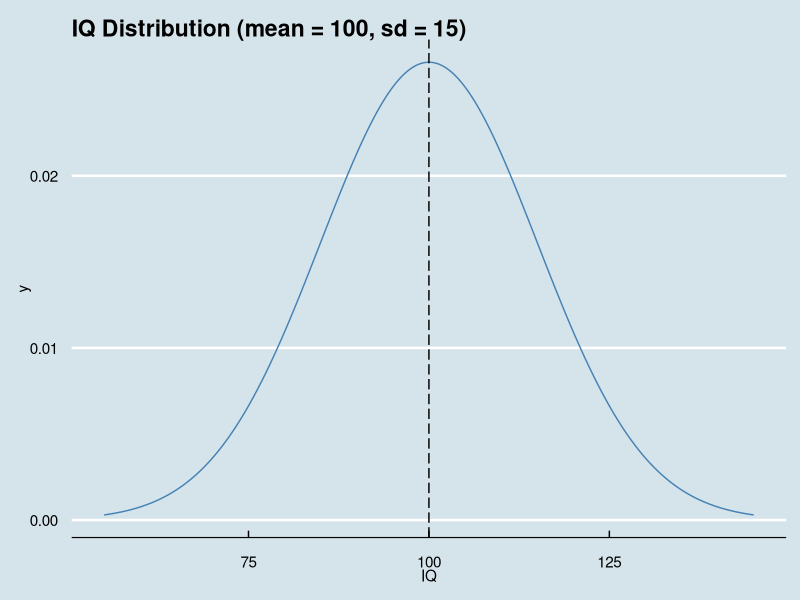
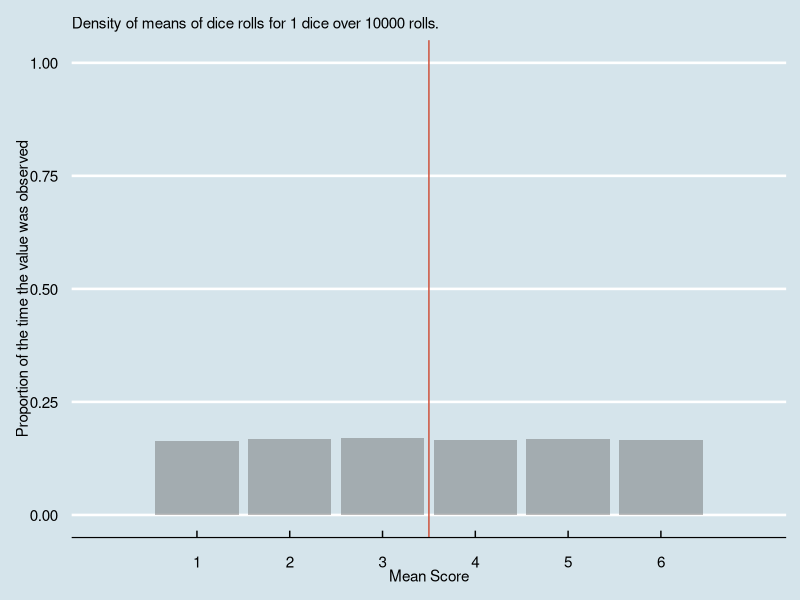
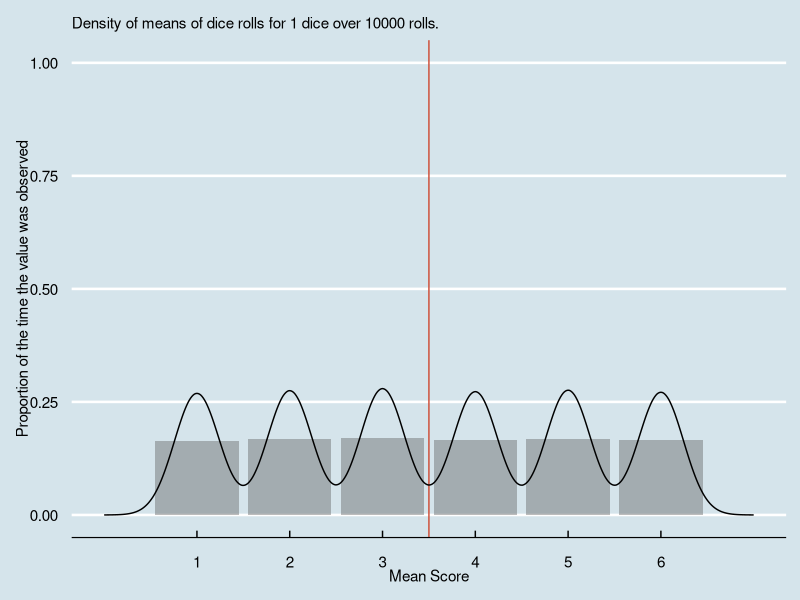
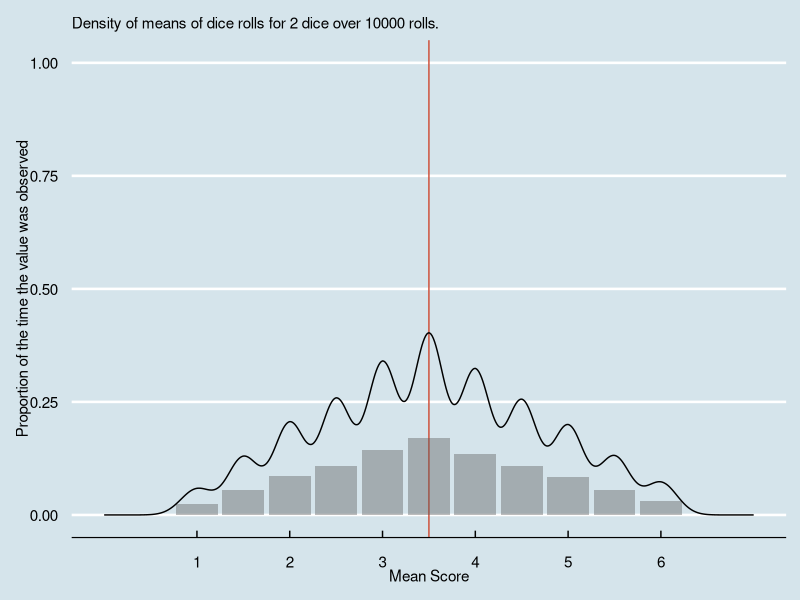
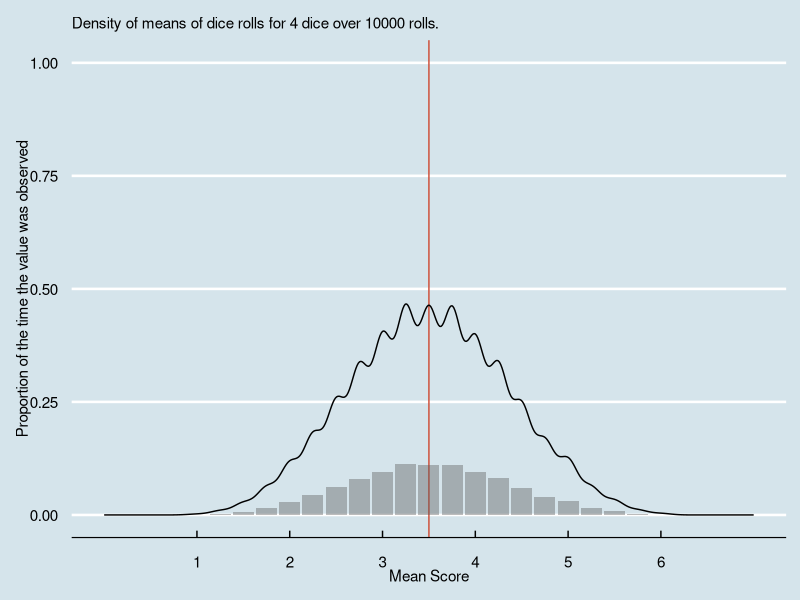
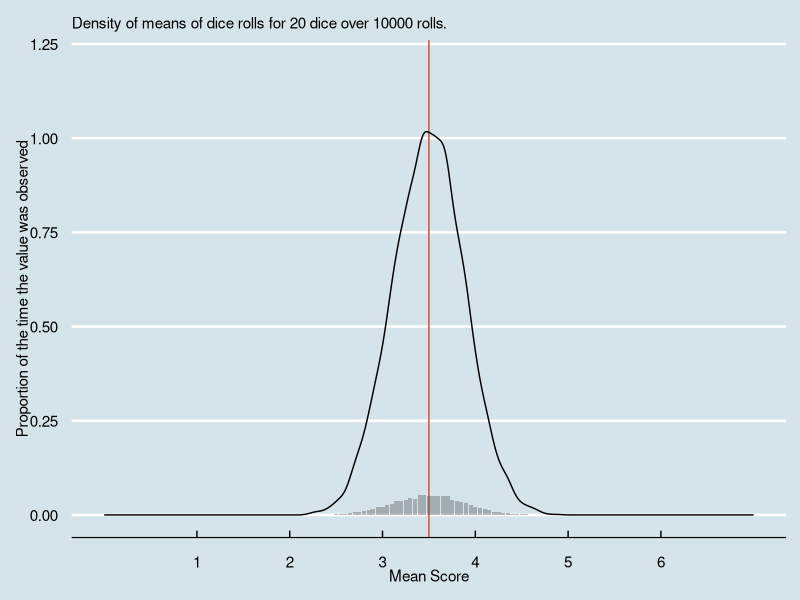
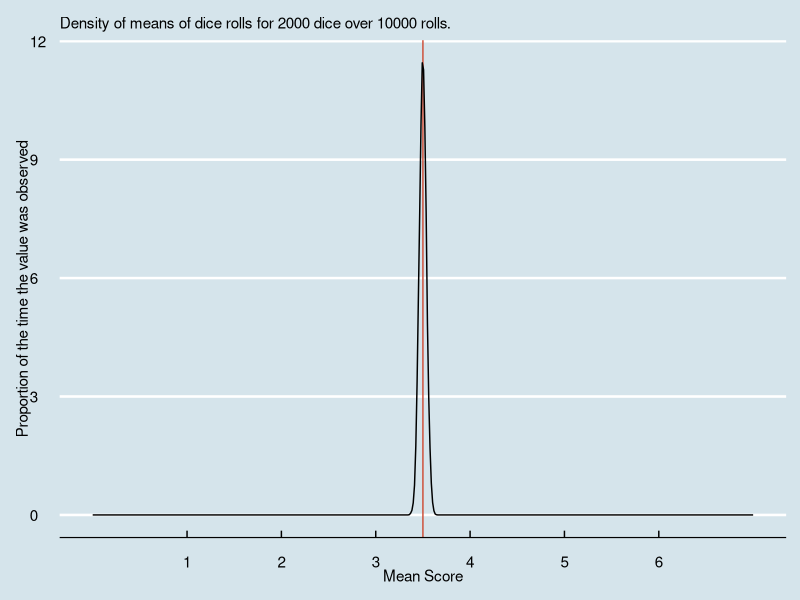

Generate these figures, in order, with R:
## ---- chunk 1
# Libraries used in this article:
library(ggplot2)
library(ggthemes)
library(stringr)

# Theme used for graphing:
theme_set(theme_economist())
## ---- chunk 2
library(ggplot2)
library(ggthemes)
library(stringr)
theme_set(theme_economist())

knitr::opts_chunk$set(echo = FALSE, warning = FALSE, message = FALSE)
## ---- chunk 3
x <- seq(55, 145, length = 1000)
y <- dnorm(x, mean = 100, sd = 15)
df <- data.frame(IQ = x, y = y)


g <- ggplot(df, aes(x = IQ, y =y)) +
  geom_line(colour = 'steelblue') +
  geom_vline(xintercept = 100, linetype = 5) +
  labs(
    title = "IQ Distribution (mean = 100, sd = 15)"
  )

g
## ---- chunk 4
mean_value <- sum(seq(1:6) * (1 / 6))
mean_value
## ---- chunk 5
row1 <- c(2, 3, 4, 5, 6, 7) / 2
row2 <- c(3, 4, 5, 6, 7, 8) / 2
row3 <- c(4, 5, 6, 7, 8, 9) / 2
row4 <- c(5, 6, 7, 8, 9, 10) / 2
row5 <- c(6, 7, 8, 9, 10, 11) / 2
row6 <- c(7, 8, 9, 10, 11, 12) / 2

dice <- matrix(c(row1, row2, row3, row4, row5, row6), nrow = 6, byrow = TRUE)
dice
## ---- chunk 6
number_of_rolls <- 1000000 # Or, we could manually roll a die 1 million times. Nah, let's let the computer do it.
mean(sample(1:6, number_of_rolls, replace = TRUE))
## ---- chunk 7
#roll, as in roll di(c)e
# m = number of times
# n = number of dice

roll <- function(m, n){
  set.seed(1234)
  means <- plyr::ldply(1:m, function(x){
    return(mean(sample(1:6, n, replace = TRUE)))
  }) 
}
## ---- chunk 8
n_ = 1
m_ = 10000
g <- ggplot(roll(m = m_, n = n_),
            mapping = aes(x = V1)) +
  geom_vline(xintercept = 3.5, colour = "tomato3") +
  labs(
    subtitle = str_interp('Density of means of dice rolls for ${n_} dice over ${m_} rolls.'),
    x = 'Mean Score',
    y = 'Proportion of the time the value was observed'
  ) +
  geom_bar(aes(y = ..prop..), alpha = 0.4) +
  scale_x_continuous(
    breaks = 1:6,
    lim =  c(0, 7)
  ) +
  lims(
    y = c(0, 1)
  )

g
## ---- chunk 9
g <- g +
  geom_density()

g
## ---- chunk 10
n_ = 2
m_ = 10000
g <- ggplot(roll(m = m_, n = n_),
            mapping = aes(x = V1)) +
  geom_vline(xintercept = 3.5, colour = "tomato3") +
  labs(
    subtitle = str_interp('Density of means of dice rolls for ${n_} dice over ${m_} rolls.'),
    x = 'Mean Score',
    y = 'Proportion of the time the value was observed'
  ) +
  geom_bar(aes(y = ..prop..), alpha = 0.4) +
  scale_x_continuous(
    breaks = 1:6,
    lim =  c(0, 7)
  ) +
  lims(
    y = c(0, 1)
  ) +
  geom_density()

g
## ---- chunk 11
n_ = 4
m_ = 10000
g <- ggplot(roll(m = m_, n = n_),
            mapping = aes(x = V1)) +
  geom_vline(xintercept = 3.5, colour = "tomato3") +
  labs(
    subtitle = str_interp('Density of means of dice rolls for ${n_} dice over ${m_} rolls.'),
    x = 'Mean Score',
    y = 'Proportion of the time the value was observed'
  ) +
  geom_bar(aes(y = ..prop..), alpha = 0.4) +
  scale_x_continuous(
    breaks = 1:6,
    lim =  c(0, 7)
  ) +
  lims(
    y = c(0, 1)
  ) +
  geom_density()

g
## ---- chunk 12
n_ = 20
m_ = 10000
g <- ggplot(roll(m = m_, n = n_),
            mapping = aes(x = V1)) +
  geom_vline(xintercept = 3.5, colour = "tomato3") +
  labs(
    subtitle = str_interp('Density of means of dice rolls for ${n_} dice over ${m_} rolls.'),
    x = 'Mean Score',
    y = 'Proportion of the time the value was observed'
  ) +
  geom_bar(aes(y = ..prop..), alpha = 0.4) +
  scale_x_continuous(
    breaks = 1:6,
    lim =  c(0, 7)
  ) +
  lims(
    y = c(0, 1.2)
  ) +
  geom_density()

g
## ---- chunk 13
n_ = 2000
m_ = 10000
g <- ggplot(roll(m = m_, n = n_),
            mapping = aes(x = V1)) +
  geom_vline(xintercept = 3.5, colour = "tomato3") +
  labs(
    subtitle = str_interp('Density of means of dice rolls for ${n_} dice over ${m_} rolls.'),
    x = 'Mean Score',
    y = 'Proportion of the time the value was observed'
  ) +
  geom_bar(aes(y = ..prop..), alpha = 0.4) +
  scale_x_continuous(
    breaks = 1:6,
    lim =  c(0, 7)
  ) +
  geom_density()

g
